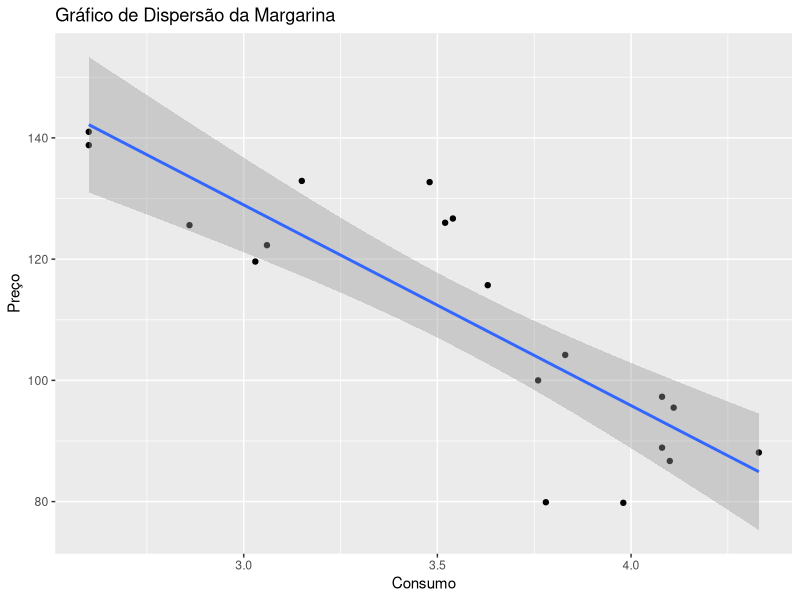

This chart was generated by the following R code:
#'*----------------------------------------------------------------------------*
#'*-------------------------- Lista 06: Econometria ---------------------------*
#'*----------------------------------------------------------------------------*

#'*Autor: Thiago Nakamura*
#'*Data: 19/10/23*

# Tudo que vem depois da hashtag (#) não tem efeito e será um comentário

# Primeiro vamos importar os dados da Questão 1. Antes precisamos passar para
# algum formato que seja legível para o R. Podemos passar para excel (.xlsx),
# text (.csv ou .txt) ou stata (.dta). Por conveniência, posso printar
# a imagem da tabela na lista e o excel reconhece e passa para as células.

#'* Vamos escolher o diretório antes ------------------------------------------* 
# O diretório é a pasta em que estão os arquivos que precisamos que o R leia.
# Também podemos criar, salvar e alterar os arquivos desse diretório.
#'*Obs.: a barra é pra ser '/' e não '\'*

setwd("C:/Users/Thiago/Documents/IRI-USP/8 Semestre 2023-2/Monitoria - Estatística Aplicada II/Listas")

#'* Vamos ler a base de dados em xlsx -----------------------------------------*
# Precisamos antes instalar o pacote com o comando para ler a base em .xlsx

#install.packages("readxl") # vai aparecer umas mensagens na sua tela 

# Vamos carregar/ativar o pacote

library(readxl) 

# Agora vamos ler a base e assinalar um nome para ela
# O nome do arquivo está entre aspas e o nome da base que o R vai ler é base_margarina
# O comando é read_excel() e permite ler arquivos em formato excel (xls e xlsx)

base_margarina <- read_excel("lista6_EAII.xlsx") 

# Vamos visualizar a base. Note que a primeira linha veio como título das colunas

View(base_margarina)

#'* Vamos plotar um gráfico do preço e quantidade -----------------------------*
# Vamos usar um pacote muito amplo para isso (ele ativa vários outros).
# Ele permite uma série de comandos para gráficos e manipulação de base de dados.

#install.packages("tidyverse")
library("tidyverse")

# Antes de irmos aos gráficos, vamos verificar a classe dos nossos dados.
# Existem algumas classes e elas determinam como o R trata os dados.
# Dentre elas estão: character (nomes), numeric (números) e logical (T ou F).
# Além disso, usar $ depois do nome da base, seguido do nome da coluna, especifica
# a coluna que queremos.

class(base_margarina$Year) # Classe dos dados da coluna Year é numeric
class(base_margarina$Consumption) # Classe dos dados da coluna Consumption é character
class(base_margarina$Price) # Classe dos dados da coluna Price é character

# Temos um problema: precisamos que o R leia as colunas Consumption e Price como
# numeric. Vamos fazer isso abaixo:

base_margarina$Consumption <- as.numeric(base_margarina$Consumption)
base_margarina$Price <- as.numeric(base_margarina$Price) 

# A lógica aqui é "tal coluna é ela mesma só que numérica" (substituiu na base já)

# Vamos aos gráficos (Questão 1a)
ggplot(base_margarina, aes(x = Consumption, y = Price)) + # determinamos os eixos a partir de uma base
  geom_point() + # gráfico de pontos
  geom_smooth(method = "lm", se = T) + # linha de tendência ("lm" é o MQO)
  labs(title = "Gráfico de Dispersão da Margarina", # Adiciona rótulos
       x = "Consumo",
       y = "Preço")


# A lógica aqui é adicionarmos camadas ao gráfico.


#'* Vamos calcular a correlação e fazer a regressão da quantidade no preço ----*

# Correlação
cor(base_margarina$Consumption, base_margarina$Price)

# Regressão
reg <- lm(Consumption ~ Price, base_margarina)

# Observando as estatísticas da regressão
summary(reg)

# Calculando a elasticidade (vamos ver o coeficiente da regressão log-log)
reg_log <- lm(log(Consumption) ~ log(Price), base_margarina)
summary(reg_log)

# Os coeficientes estão armazenados aqui
reg$coefficients

# Para selecionar o intercepto podemos selecionar a primeira coluna de reg$coefficients
reg$coefficients[1]

# Para o coeficiente estimado do preço, selecionamos a segunda
reg$coefficients[2]

# Prevendo o consumo a um preço de 70 (Questão 3)
reg$coefficients[1] + reg$coefficients[2]*70

